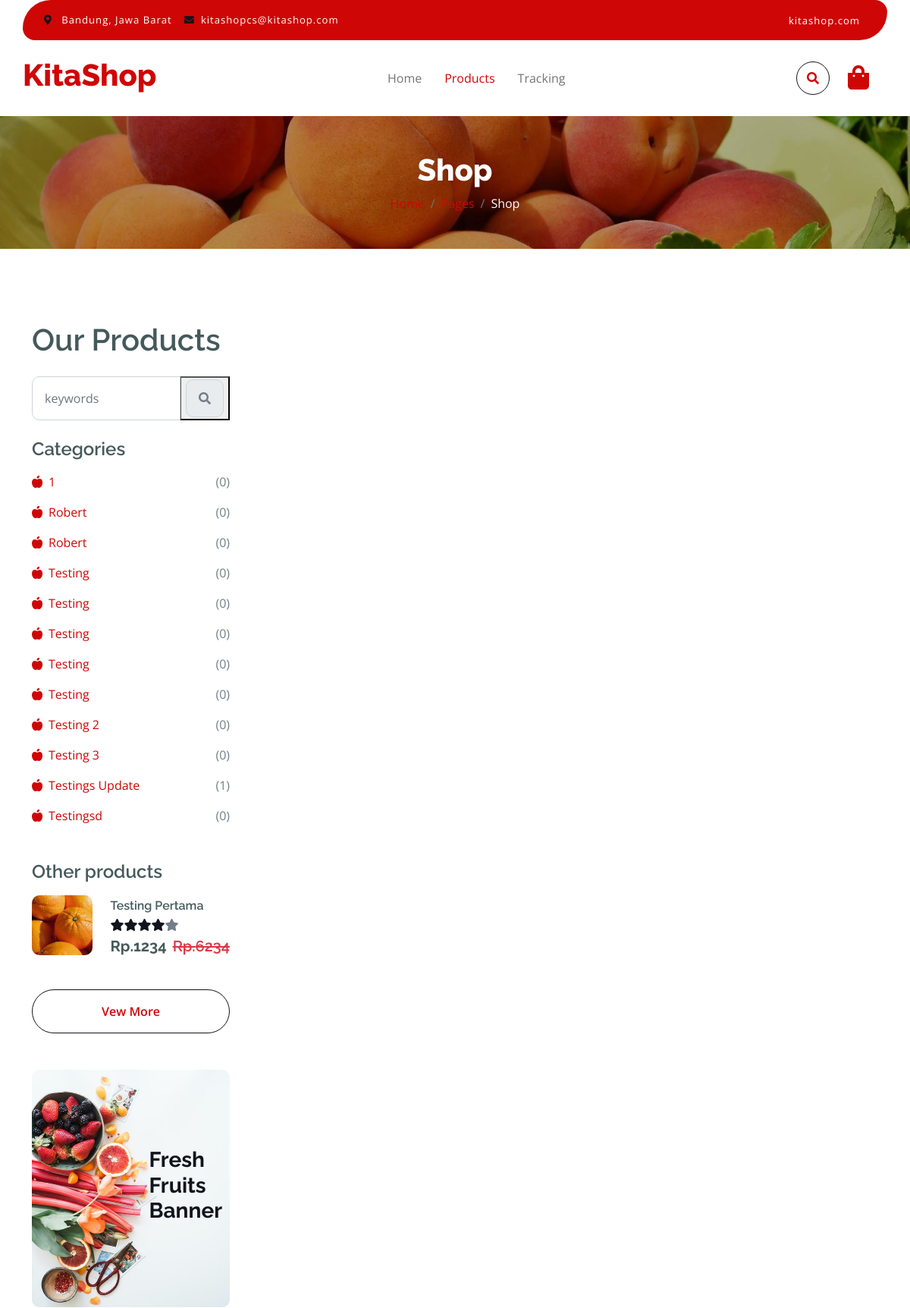
Page /search.php?keyword=Berry (upper part) on the earlier database version.
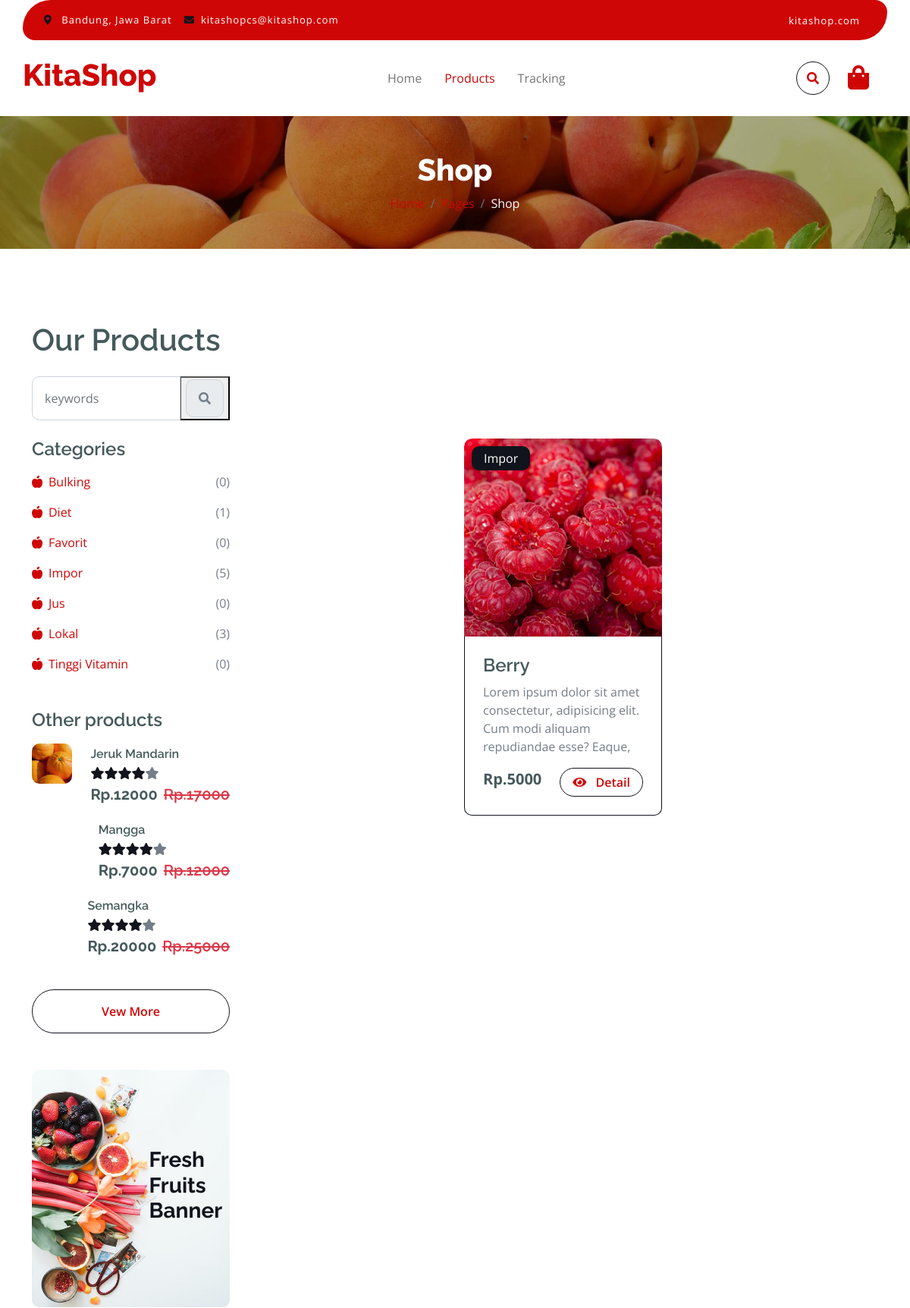
Same page on the later database version.
### tables this page shows
CREATE TABLE `category` (
  `category_id` int(11) NOT NULL,
  `category_name` varchar(23) NOT NULL
);

CREATE TABLE `product` (
  `product_id` int(11) NOT NULL,
  `product_name` varchar(56) NOT NULL,
  `product_pict` text NOT NULL,
  `product_description` text NOT NULL,
  `product_category` int(11) NOT NULL,
  `product_sub_category` int(11) DEFAULT NULL,
  `product_price` int(11) NOT NULL,
  `product_stock` int(11) NOT NULL,
  `product_status` int(2) NOT NULL
);

### function/search.php (called while the page is built)
<?php
require_once './config/database.php';
function read($keyword)
{
    global $conn;
    $query = "SELECT product_id, product_name, product_pict, product_description, product_category, product_price, category_name
              FROM product
              JOIN category ON product.product_category = category.category_id
              WHERE product_status = 1 AND product_name LIKE '%$keyword%' OR category_name LIKE '%$keyword%' OR product_description LIKE '%$keyword%'
              ORDER BY product_id DESC";
    $result = mysqli_query($conn, $query);
    $rows = [];
    while ($row = mysqli_fetch_assoc($result)) {
        $rows[] = $row;
    }
    return $rows;
}
function other()
{
    global $conn;
    $query = "SELECT product_id, product_name, product_pict, product_description, product_category, product_price, category_name FROM product JOIN category ON product.product_category = category.category_id WHERE product_status = 1 ORDER BY product_id DESC LIMIT 3";
    $result = mysqli_query($conn, $query);
    $rows = [];
    while ($row = mysqli_fetch_assoc($result)) {
        $rows[] = $row;
    }
    return $rows;
}
function category()
{
    global $conn;
    $query = "SELECT c.category_id, c.category_name, COUNT(p.product_id) AS total_product
              FROM category c
              LEFT JOIN product p ON p.product_category = c.category_id
              GROUP BY c.category_id, c.category_name
              ORDER BY c.category_name ASC";
    $result = mysqli_query($conn, $query);
    $rows = [];
    while ($row = mysqli_fetch_assoc($result)) {
        $rows[] = $row;
    }
    return $rows;
}

### search.php (the view, shortened to what the changed rows need)
<?php
require_once 'function/search.php';
?>
<!DOCTYPE html>
<html lang="en">
<?php
require_once 'layout/header.php';
?>
<body>
    <?php
    require_once 'layout/header.php';
    ?>
    <?php
    require_once 'layout/navbar.php';
    ?>
    <div class="container-fluid page-header py-5">
        <h1 class="text-center text-white display-6">Shop</h1>
    </div>
    <div class="container-fluid fruite py-5">
        <div class="container py-5">
            <h1 class="mb-4">Our Products</h1>
            <div class="row g-4">
                <div class="col-lg-12">
                    <div class="row g-4">
                        <div class="col-lg-3">
                            <div class="row g-4">
                                <div class="col-lg-12">
                                    <div class="mb-3">
                                        <ul class="list-unstyled fruite-categorie">
                                            <?php
                                            $rows = category();
                                            foreach ($rows as $row) {
                                            ?>
                                                <li>
                                                    <div class="d-flex justify-content-between fruite-name">
                                                        <a href="#"><i class="fas fa-apple-alt me-2"></i><?= $row['category_name']; ?></a>
                                                        <span>(<?= $row['total_product']; ?>)</span>
                                                    </div>
                                                </li>
                                            <?php } ?>
                                        </ul>
                                    </div>
                                </div>
                                <div class="col-lg-12">
                                    <?php
                                    $rows = other();
                                    foreach ($rows as $row) {
                                    ?>
                                        <div class="d-flex align-items-center justify-content-start">
                                            <div class="rounded me-4" style="width: 100px; height: 100px;">
                                                <img src="./assets/uploads/<?= $row['product_pict']; ?>" class="img-fluid rounded" alt="">
                                            </div>
                                            <div>
                                                <h6 class="mb-2"><?= $row['product_name']; ?></h6>
                                                <div class="d-flex mb-2">
                                                    <i class="fa fa-star text-secondary"></i>
                                                    <i class="fa fa-star text-secondary"></i>
                                                    <i class="fa fa-star text-secondary"></i>
                                                    <i class="fa fa-star text-secondary"></i>
                                                    <i class="fa fa-star"></i>
                                                </div>
                                                <div class="d-flex mb-2">
                                                    <h5 class="fw-bold me-2">Rp.<?= $row['product_price']; ?></h5>
                                                    <h5 class="text-danger text-decoration-line-through">Rp.<?= $row['product_price'] + 5000; ?></h5>
                                                </div>
                                            </div>
                                        </div>
                                    <?php } ?>
                                </div>
                            </div>
                        </div>
                        <div class="col-lg-9">
                            <div class="row g-4 justify-content-center">
                                <?php
                                $keyword = $_GET['keyword'];
                                $rows = read($keyword);
                                foreach ($rows as $row) {
                                ?>
                                    <div class="col-md-6 col-lg-6 col-xl-4">
                                        <div class="rounded position-relative fruite-item">
                                            <div class="fruite-img">
                                                <img src="./assets/uploads/<?= $row['product_pict']; ?>" class="img-fluid w-100 rounded-top" alt="">
                                            </div>
                                            <div class="text-white bg-secondary px-3 py-1 rounded position-absolute" style="top: 10px; left: 10px;"><?= $row['category_name']; ?></div>
                                            <div class="p-4 border border-secondary border-top-0 rounded-bottom">
                                                <h4><?= $row['product_name']; ?></h4>
                                                <p><?= substr($row['product_description'], 0, 100); ?></p>
                                                <div class="d-flex justify-content-between flex-lg-wrap">
                                                    <p class="text-dark fs-5 fw-bold mb-0">Rp.<?= $row['product_price']; ?></p>
                                                    <a href="detail.php?id=<?= $row['product_id']; ?>" class="btn border border-secondary rounded-pill px-3 text-primary"><i class="fa fa-eye me-2 text-primary"></i> Detail</a>
                                                </div>
                                            </div>
                                        </div>
                                    </div>
                                <?php } ?>
                            </div>
                        </div>
                    </div>
                </div>
            </div>
        </div>
    </div>
</body>
</html>

Differences in the rows shown:
removed category: category_name "1", total_product "0"
removed category: category_name "Robert", total_product "0"
removed category: category_name "Robert", total_product "0"
removed category: category_name "Testing", total_product "0"
removed category: category_name "Testing", total_product "0"
removed category: category_name "Testing", total_product "0"
removed category: category_name "Testing", total_product "0"
removed category: category_name "Testing", total_product "0"
removed category: category_name "Testing 2", total_product "0"
removed category: category_name "Testing 3", total_product "0"
removed category: category_name "Testings Update", total_product "1"
removed category: category_name "Testingsd", total_product "0"
removed product: product_pict (picture), product_name "Testing Pertama", product_price "1234", $row['product_price'] + 5000 "6234", shown under "Other products"
added category: category_name "Bulking", total_product "0"
added category: category_name "Diet", total_product "1"
added category: category_name "Favorit", total_product "0"
added category: category_name "Impor", total_product "5"
added category: category_name "Jus", total_product "0"
added category: category_name "Lokal", total_product "3"
added category: category_name "Tinggi Vitamin", total_product "0"
added product: product_pict (picture), product_name "Jeruk Mandarin", product_price "12000", $row['product_price'] + 5000 "17000", shown under "Other products"
added product: product_name "Mangga", product_price "7000", $row['product_price'] + 5000 "12000", shown under "Other products"
added product: product_name "Semangka", product_price "20000", $row['product_price'] + 5000 "25000", shown under "Other products"
added product: product_pict (picture), product_category.category_name "Impor", product_name "Berry", product_description "Lorem ipsum dolor sit amet consectetur, adipisicing elit. Cum modi aliquam repudiandae esse? Eaque,", product_price "5000", shown under "Fresh Fruits Banner"
